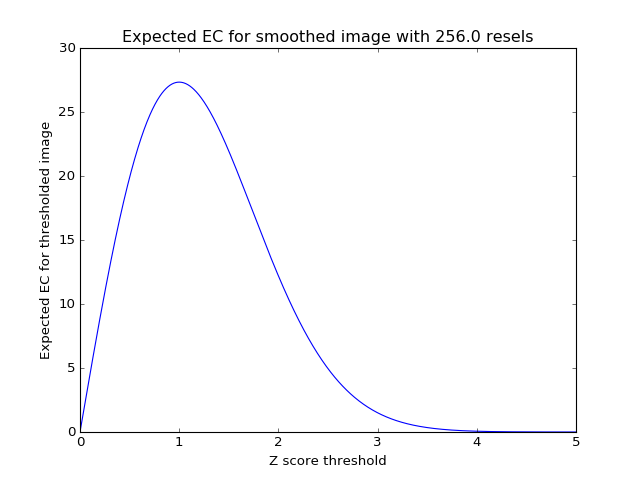

This figure's Python source:
# expected EC at various Z thresholds, for two dimensions
Z = np.linspace(0, 5, 1000)

def expected_ec_2d(z, resel_count):
    # From Worsley 1992
    z = np.asarray(z)
    return (resel_count * (4 * np.log(2)) * ((2*np.pi)**(-3./2)) * z) * np.exp((z ** 2)*(-0.5))
# ...
expEC = expected_ec_2d(Z, resels)
plt.plot(Z, expEC)
# [...]
plt.xlabel('Z score threshold')
# <...>
plt.ylabel('Expected EC for thresholded image')
# <...>
plt.title('Expected EC for smoothed image with %s resels' % resels)
# <...>
